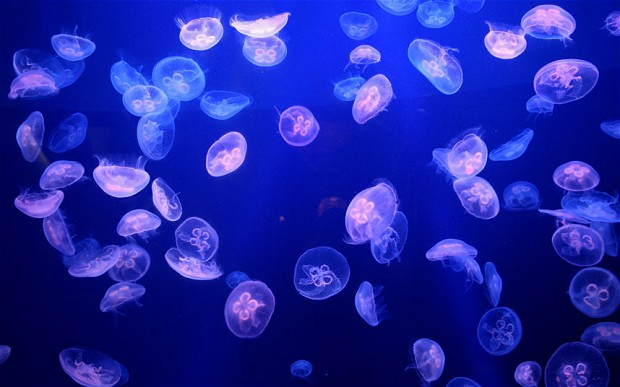
//> input picture jellyfish.jpg, 620 x 387 px
$ ./jellyfish_code   (built with g++ and OpenCV 4)
//> lines starting //> are read from the running program, lines starting //| are printed output that depends on the picture; after the words box and inside, x2 and y2 are one past the last pixel; in counts of white or black regions, pixels touching at a corner belong together
/* Name: Karthika Kamath
   College: VEERMATA JIJABAI TECHNOLOGICAL INSTITUTE (VJTI)
   Third Year Btech Electronics */

/* Problem Statement: To mark red cross at the centroid of each jellyfish in the given image */

/* sources used: http://opencv-srf.blogspot.in/p/opencv-c-tutorials.html
				 O'Reilly - Learning OpenCv book */

#include "opencv2/highgui/highgui.hpp"
#include "opencv2/imgproc/imgproc.hpp"
#include <iostream>

using namespace cv;
using namespace std;

int main( int argc, const char** argv )
{
     Mat img = imread("jellyfish.JPG", CV_LOAD_IMAGE_UNCHANGED); //read the image data in the file "jellyfish.JPG" and store it in 'img'
//> img is the input picture: 387 rows x 620 cols, CV_8UC3; mean B, G, R 165.1, 37.5, 31.3

     if (img.empty()) //check whether the image is loaded or not
     {
          cout << "Error : Image cannot be loaded..!!" << endl;
          //system("pause"); //wait for a key press
          return -1;
     }


	 Mat imgH;
    img.convertTo(imgH, -1, 2, 0); //increase the contrast (double) so that jellyfishes gets little more distinctly separated from the background
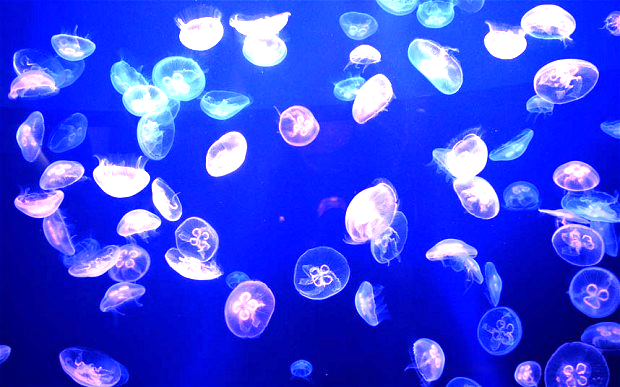
//> imgH: 387 rows x 620 cols, CV_8UC3; mean B, G, R 233.3, 71.3, 55.8


    //create windows
    namedWindow("Original Image", CV_WINDOW_AUTOSIZE);
    namedWindow("High Contrast", CV_WINDOW_AUTOSIZE);

    //show the image
    imshow("Original Image", img);
    imshow("High Contrast", imgH);

	cvtColor(imgH, imgH, CV_BGR2GRAY); //change the color image to grayscale image
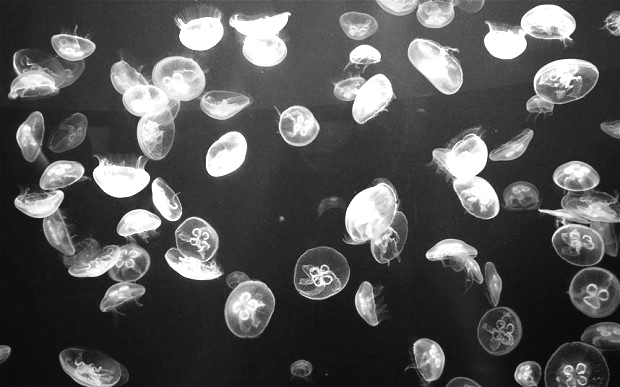
//> imgH: 387 rows x 620 cols, CV_8UC1; min 8, max 255, mean 85.1
	namedWindow("GRAY", CV_WINDOW_AUTOSIZE);
	  imshow("GRAY", imgH);


	  Mat dst;

// Set threshold and maxValue
double thresh = 127;
double maxValue = 255;

// Binary Threshold
threshold(imgH,dst, thresh, maxValue, THRESH_BINARY);
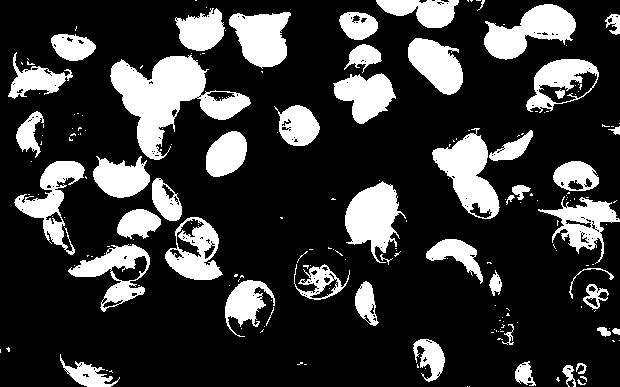
//> dst: 387 rows x 620 cols, CV_8UC1; 22% white; 199 white regions (149 under 20 px)
imshow( "threshold", dst );

vector<vector<Point> > contours;
  vector<Vec4i> hierarchy;

   findContours( dst, contours, hierarchy, RETR_TREE, CHAIN_APPROX_SIMPLE, Point(0, 0) ); //find contours
//> contours = 443 contours, 366 with area under 20; largest, box (x1, y1, x2, y2) and area: (110, 55, 251, 160) 6018, (432, 128, 500, 219) 3015, (484, 4, 576, 60) 2635, (345, 181, 406, 263) 2594, (526, 59, 599, 113) 2433

   //erase all the small contours (dots) made of length less than 50
   for (vector<vector<Point> >::iterator it = contours.begin(); it!=contours.end(); )
{
    if (it->size()<50)
        it=contours.erase(it);
    else
        ++it;
}
//> after the loop, contours = 39 contours; largest, box (x1, y1, x2, y2) and area: (110, 55, 251, 160) 6018, (432, 128, 500, 219) 3015, (484, 4, 576, 60) 2635, (345, 181, 406, 263) 2594, (526, 59, 599, 113) 2433

     /// Get the moments
  vector<Moments> mu(contours.size() );
//> mu = 39 items
  for( int i = 0; i < contours.size(); i++ )
     {
		 mu[i] = moments( contours[i], false );
  }
//> this loop made 39 passes

  ///  Get the mass centers
  vector<Point2f> mc( contours.size() );
  for( int i = 0; i < contours.size(); i++ )
     {
		 mc[i] = Point2f( mu[i].m10/mu[i].m00 , mu[i].m01/mu[i].m00 );
  }


   //draw contours
   Mat drawing = Mat::zeros( dst.size(), CV_8UC3 );
  for( int i = 0; i< contours.size(); i++ )
     {

       drawContours( drawing, contours, i, Scalar(0,255,255), 2, 8, hierarchy, 0, Point() );

	//for marking the centroid of the fishes small areas of contour needs to be neglected to avoid confusion about it being a whole fish or part of fish
       if (contourArea(contours[i])>50)
	   {

	   //red cross made at the centroid
	   line( drawing,
        Point( mc[i].x -3, mc[i].y +3),
        Point(mc[i].x +3, mc[i].y - 3),
       Scalar( 0, 0, 255 ),
        2,
        8 );
line( drawing,
        Point( mc[i].x +3, mc[i].y +3),
        Point(mc[i].x - 3, mc[i].y-3),
       Scalar( 0, 0, 255 ),
        2,
        8 );
	   }
  }
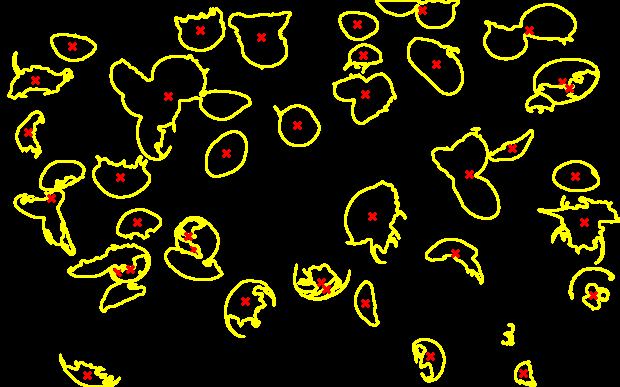
//> drawing: 387 rows x 620 cols, CV_8UC3; mean B, G, R 0, 26.4, 28.8

  /// Show in a window
  namedWindow( "Detected", WINDOW_AUTOSIZE );
  imshow( "Detected", drawing );


     waitKey(0); //wait infinite time for a keypress

     destroyWindow("Original Image"); //destroy the windows
	 destroyWindow("High Contrast");
	 destroyWindow("GRAY");
	 destroyWindow("Detected");


     return 0;
}

//problem is faced where two or more jellyfishes are overlapped so they are considered as one big area and thus marks only one centroid

$ run again, with oscarSelfie.jpg copied over jellyfish.jpg
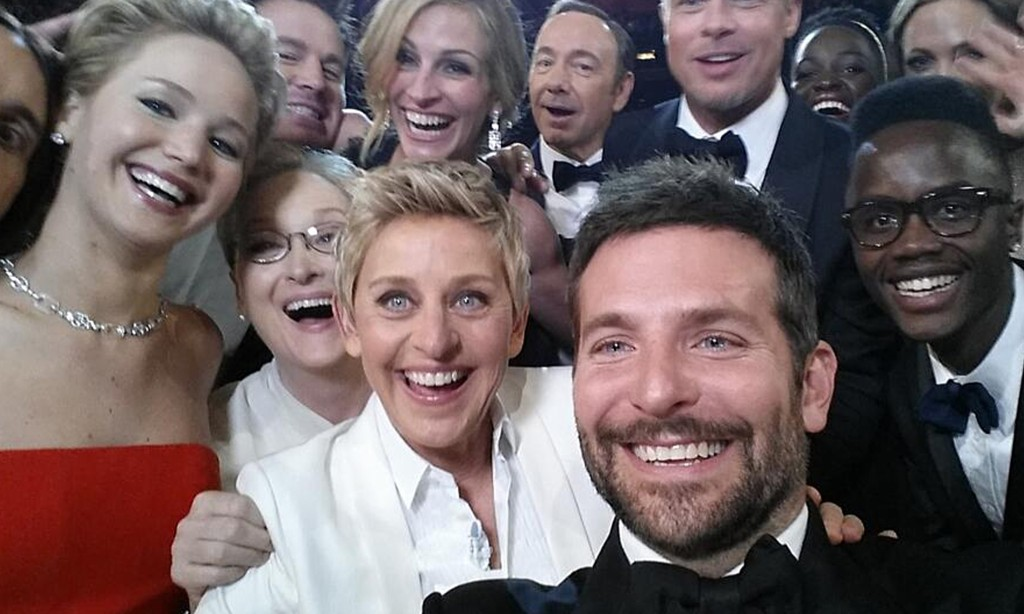
//> input picture oscarSelfie.jpg, 1024 x 614 px
//> img is the input picture: 614 rows x 1024 cols, CV_8UC3; mean B, G, R 100.5, 99.8, 114.3
//> `threshold(imgH,dst, thresh, maxValue, THRESH_BINARY);`:
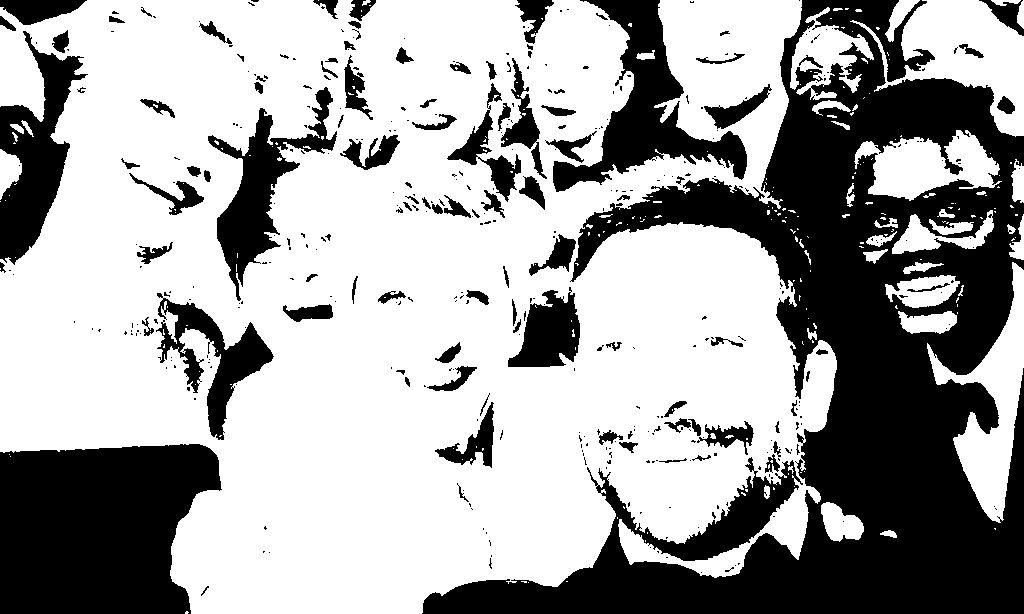
//> dst: 614 rows x 1024 cols, CV_8UC1; 64.3% white; 409 black regions (303 under 20 px)
//> `findContours( dst, contours, hierarchy, RETR_TREE, CHAIN_APPROX_SIMPLE..`: contours = 748 contours, 589 with area under 20; largest, box (x1, y1, x2, y2) and area: (0, 0, 837, 614) 398584, (850, 0, 1024, 137) 9970, (207, 86, 338, 302) 8066, (927, 262, 1024, 523) 8055, (155, 297, 275, 441) 5646
//> after the loop `for (vector<vector<Point> >::iterator it = contours.begin(); it!=conto..`: contours = 39 contours; largest, box (x1, y1, x2, y2) and area: (0, 0, 837, 614) 398584, (850, 0, 1024, 137) 9970, (207, 86, 338, 302) 8066, (927, 262, 1024, 523) 8055, (155, 297, 275, 441) 5646
//> mu = 39 items
//> the loop `for( int i = 0; i < contours.size(); i++ )` made 39 passes
//> the loop `for( int i = 0; i< contours.size(); i++ )` made 39 passes
//> after the loop `for( int i = 0; i< contours.size(); i++ )`:
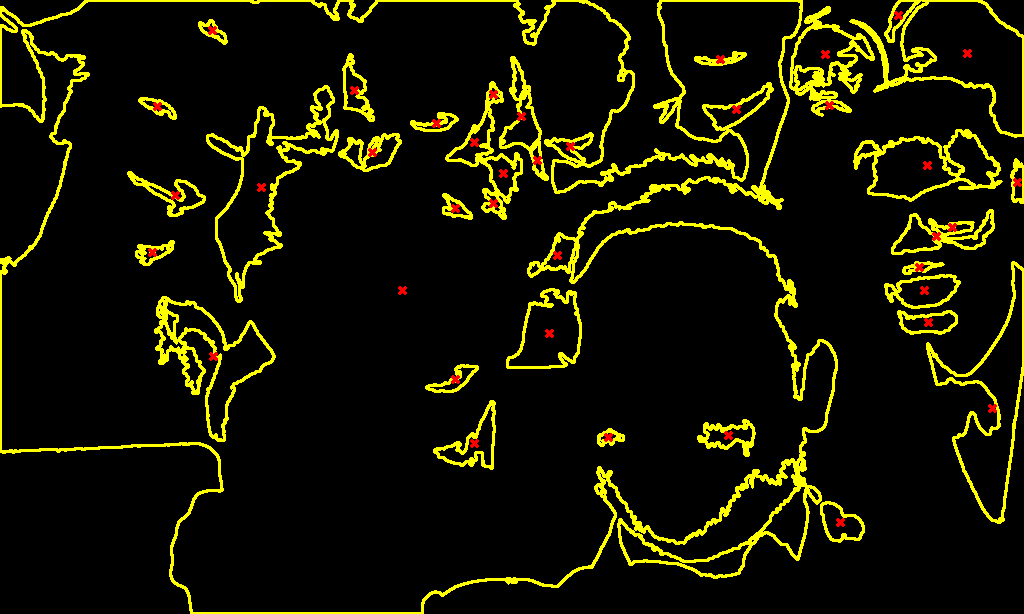
//> drawing: 614 rows x 1024 cols, CV_8UC3; mean B, G, R 0, 21.4, 22.4
